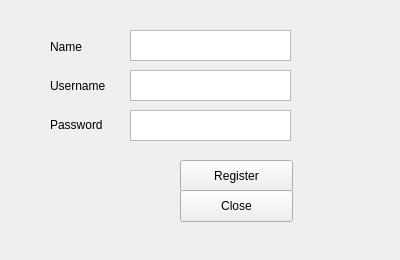
<?xml version="1.0" encoding="UTF-8"?>
<ui version="4.0">
 <class>FormRegister</class>
 <widget class="QWidget" name="FormRegister">
  <property name="geometry">
   <rect>
    <x>0</x>
    <y>0</y>
    <width>400</width>
    <height>260</height>
   </rect>
  </property>
  <property name="windowTitle">
   <string>Form</string>
  </property>
  <widget class="QTextEdit" name="txt_name">
   <property name="geometry">
    <rect>
     <x>130</x>
     <y>30</y>
     <width>161</width>
     <height>31</height>
    </rect>
   </property>
  </widget>
  <widget class="QTextEdit" name="txt_password">
   <property name="geometry">
    <rect>
     <x>130</x>
     <y>110</y>
     <width>161</width>
     <height>31</height>
    </rect>
   </property>
  </widget>
  <widget class="QPushButton" name="btn_register">
   <property name="geometry">
    <rect>
     <x>180</x>
     <y>160</y>
     <width>113</width>
     <height>32</height>
    </rect>
   </property>
   <property name="text">
    <string>Register</string>
   </property>
  </widget>
  <widget class="QPushButton" name="btn_close">
   <property name="geometry">
    <rect>
     <x>180</x>
     <y>190</y>
     <width>113</width>
     <height>32</height>
    </rect>
   </property>
   <property name="text">
    <string>Close</string>
   </property>
  </widget>
  <widget class="QTextEdit" name="txt_username">
   <property name="geometry">
    <rect>
     <x>130</x>
     <y>70</y>
     <width>161</width>
     <height>31</height>
    </rect>
   </property>
  </widget>
  <widget class="QWidget" name="">
   <property name="geometry">
    <rect>
     <x>50</x>
     <y>30</y>
     <width>81</width>
     <height>111</height>
    </rect>
   </property>
   <layout class="QVBoxLayout" name="verticalLayout">
    <item>
     <widget class="QLabel" name="label">
      <property name="text">
       <string>Name</string>
      </property>
     </widget>
    </item>
    <item>
     <widget class="QLabel" name="label_3">
      <property name="text">
       <string>Username</string>
      </property>
     </widget>
    </item>
    <item>
     <widget class="QLabel" name="label_2">
      <property name="text">
       <string>Password</string>
      </property>
     </widget>
    </item>
   </layout>
  </widget>
 </widget>
 <resources/>
 <connections/>
</ui>
